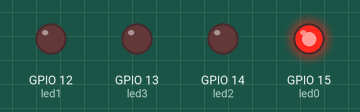
Simulated run of this program. Board: ESP32 board running MicroPython. Shown: output pins drawn as LEDs (lit = HIGH). Wiring (from the project's diagram.json): red LED on GPIO 12, red LED on GPIO 13, red LED on GPIO 14, red LED on GPIO 15. What the program prints to the serial console is not drawn.

Above: at 0.2 s.
At 1.2 s:
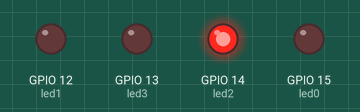
At 2.7 s:
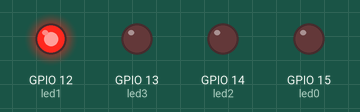
At 3.7 s:
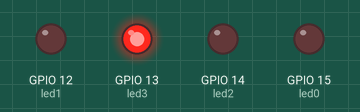
Timing chart, 0 to 4.6 s (numbered marks = the images above):
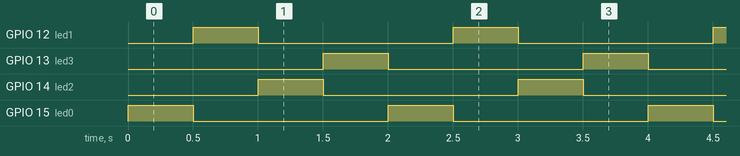

Measured:
- by itself, GPIO 12 (led1), GPIO 13 (led3), GPIO 14 (led2), GPIO 15 (led0): alternates HIGH for 0.50 s and LOW for 1.5 s
- by itself, everything shown: repeats every 2.0 s, in 4 steps

The program:

main.py
```python
from machine import Pin
from utime import sleep

print("Hello, ESP32!")

led0 = Pin(15, Pin.OUT)
led1 = Pin(12, Pin.OUT)
led2 = Pin(14, Pin.OUT)
led3 = Pin(13, Pin.OUT)
while True:
  led0.on()
  led1.off()
  led2.off()
  led3.off()
  sleep(0.5)
  led0.off()
  led1.on()
  led2.off()
  led3.off()
  sleep(0.5)
  led0.off()
  led1.off()
  led2.on()
  led3.off()
  sleep(0.5)
  led0.off()
  led1.off()
  led2.off()
  led3.on()
  sleep(0.5)
```
